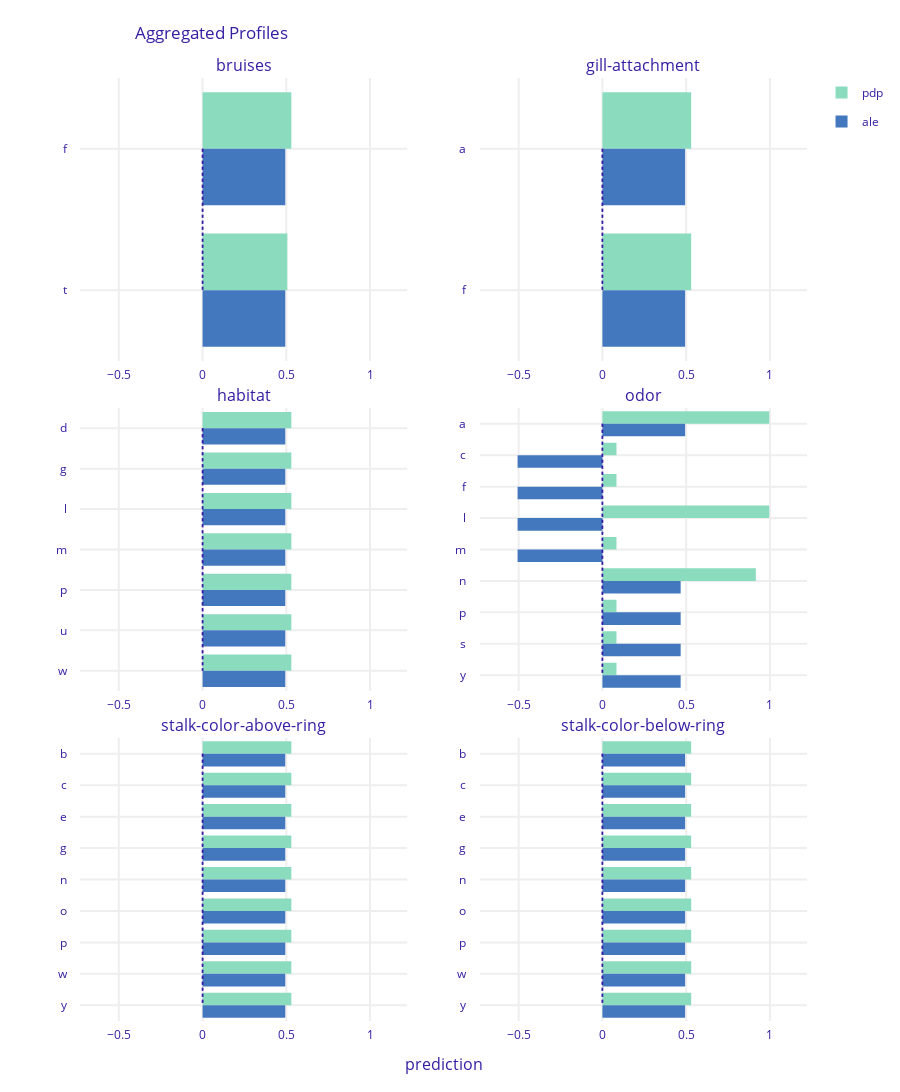

Notebook cell for this chart:
### Markdown cell above
# Variable Importance - DecisionTree

### Code cell
ale_num = expdt.model_profile(type = 'accumulated', variables=["bruises","gill-attachment","stalk-color-above-ring","habitat", "odor", "stalk-color-below-ring"],variable_type='categorical')
ale_num.result["_label_"] = 'ale'
pdp_num = expdt.model_profile(type = 'partial', variables=["bruises","gill-attachment","stalk-color-above-ring","habitat", "odor", "stalk-color-below-ring"],variable_type='categorical')
pdp_num.result["_label_"] = 'pdp'
pdp_num.plot(ale_num)

### Figure 1 — Plotly figure (JSON) as saved in the notebook; plotly's stock layout.template omitted (floating-point values rounded to 4 significant figures)
{"data": [{"base": 0, "hoverinfo": "text", "hoverlabel": {"bgcolor": "rgba(0,0,0,0.8)"}, "hovertext": ["bruises: f<br>average prediction: 0.53<br>label: pdp<br><br>mean observation prediction: <br>0.53", "bruises: t<br>average prediction: 0.506<br>label: pdp<br><br>mean observation prediction: <br>0.53"], "legendgroup": "pdp", "marker": {"color": "#8bdcbe"}, "name": "pdp", "orientation": "h", "showlegend": true, "type": "bar", "x": [0.53, 0.506], "xaxis": "x", "y": ["f", "t"], "yaxis": "y"}, {"base": 0, "hoverinfo": "text", "hoverlabel": {"bgcolor": "rgba(0,0,0,0.8)"}, "hovertext": ["bruises: f<br>average prediction: 0.4936315789473684<br>label: ale<br><br>mean observation prediction: <br>0.53", "bruises: t<br>average prediction: 0.4936315789473684<br>label: ale<br><br>mean observation prediction: <br>0.53"], "legendgroup": "ale", "marker": {"color": "#4378bf"}, "name": "ale", "orientation": "h", "showlegend": true, "type": "bar", "x": [0.4936, 0.4936], "xaxis": "x", "y": ["f", "t"], "yaxis": "y"}, {"base": 0, "hoverinfo": "text", "hoverlabel": {"bgcolor": "rgba(0,0,0,0.8)"}, "hovertext": ["gill-attachment: a<br>average prediction: 0.53<br>label: pdp<br><br>mean observation prediction: <br>0.53", "gill-attachment: f<br>average prediction: 0.53<br>label: pdp<br><br>mean observation prediction: <br>0.53"], "legendgroup": "pdp", "marker": {"color": "#8bdcbe"}, "name": "pdp", "orientation": "h", "showlegend": false, "type": "bar", "x": [0.53, 0.53], "xaxis": "x2", "y": ["a", "f"], "yaxis": "y2"}, {"base": 0, "hoverinfo": "text", "hoverlabel": {"bgcolor": "rgba(0,0,0,0.8)"}, "hovertext": ["gill-attachment: a<br>average prediction: 0.4936315789473684<br>label: ale<br><br>mean observation prediction: <br>0.53", "gill-attachment: f<br>average prediction: 0.4936315789473684<br>label: ale<br><br>mean observation prediction: <br>0.53"], "legendgroup": "ale", "marker": {"color": "#4378bf"}, "name": "ale", "orientation": "h", "showlegend": false, "type": "bar", "x": [0.4936, 0.4936], "xaxis": "x2", "y": ["a", "f"], "yaxis": "y2"}, {"base": 0, "hoverinfo": "text", "hoverlabel": {"bgcolor": "rgba(0,0,0,0.8)"}, "hovertext": ["habitat: d<br>average prediction: 0.53<br>label: pdp<br><br>mean observation prediction: <br>0.53", "habitat: g<br>average prediction: 0.53<br>label: pdp<br><br>mean observation prediction: <br>0.53", "habitat: l<br>average prediction: 0.53<br>label: pdp<br><br>mean observation prediction: <br>0.53", "habitat: m<br>average prediction: 0.53<br>label: pdp<br><br>mean observation prediction: <br>0.53", "habitat: p<br>average prediction: 0.53<br>label: pdp<br><br>mean observation prediction: <br>0.53", "habitat: u<br>average prediction: 0.53<br>label: pdp<br><br>mean observation prediction: <br>0.53", "habitat: w<br>average prediction: 0.53<br>label: pdp<br><br>mean observation prediction: <br>0.53"], "legendgroup": "pdp", "marker": {"color": "#8bdcbe"}, "name": "pdp", "orientation": "h", "showlegend": false, "type": "bar", "x": [0.53, 0.53, 0.53, 0.53, 0.53, 0.53, 0.53], "xaxis": "x3", "y": ["d", "g", "l", "m", "p", "u", "w"], "yaxis": "y3"}, {"base": 0, "hoverinfo": "text", "hoverlabel": {"bgcolor": "rgba(0,0,0,0.8)"}, "hovertext": ["habitat: d<br>average prediction: 0.4936315789473684<br>label: ale<br><br>mean observation prediction: <br>0.53", "habitat: g<br>average prediction: 0.4936315789473684<br>label: ale<br><br>mean observation prediction: <br>0.53", "habitat: l<br>average prediction: 0.4936315789473684<br>label: ale<br><br>mean observation prediction: <br>0.53", "habitat: m<br>average prediction: 0.4936315789473684<br>label: ale<br><br>mean observation prediction: <br>0.53", "habitat: p<br>average prediction: 0.4936315789473684<br>label: ale<br><br>mean observation prediction: <br>0.53", "habitat: u<br>average prediction: 0.4936315789473684<br>label: ale<br><br>mean observation prediction: <br>0.53", "habitat: w<br>average prediction: 0.4936315789473684<br>label: ale<br><br>mean observation prediction: <br>0.53"], "legendgroup": "ale", "marker": {"color": "#4378bf"}, "name": "ale", "orientation": "h", "showlegend": false, "type": "bar", "x": [0.4936, 0.4936, 0.4936, 0.4936, 0.4936, 0.4936, 0.4936], "xaxis": "x3", "y": ["d", "g", "l", "m", "p", "u", "w"], "yaxis": "y3"}, {"base": 0, "hoverinfo": "text", "hoverlabel": {"bgcolor": "rgba(0,0,0,0.8)"}, "hovertext": ["odor: a<br>average prediction: 0.996<br>label: pdp<br><br>mean observation prediction: <br>0.53", "odor: c<br>average prediction: 0.084<br>label: pdp<br><br>mean observation prediction: <br>0.53", "odor: f<br>average prediction: 0.084<br>label: pdp<br><br>mean observation prediction: <br>0.53", "odor: l<br>average prediction: 0.996<br>label: pdp<br><br>mean observation prediction: <br>0.53", "odor: m<br>average prediction: 0.084<br>label: pdp<br><br>mean observation prediction: <br>0.53", "odor: n<br>average prediction: 0.916<br>label: pdp<br><br>mean observation prediction: <br>0.53", "odor: p<br>average prediction: 0.084<br>label: pdp<br><br>mean observation prediction: <br>0.53", "odor: s<br>average prediction: 0.084<br>label: pdp<br><br>mean observation prediction: <br>0.53", "odor: y<br>average prediction: 0.084<br>label: pdp<br><br>mean observation prediction: <br>0.53"], "legendgroup": "pdp", "marker": {"color": "#8bdcbe"}, "name": "pdp", "orientation": "h", "showlegend": false, "type": "bar", "x": [0.996, 0.084, 0.084, 0.996, 0.084, 0.916, 0.084, 0.084, 0.084], "xaxis": "x4", "y": ["a", "c", "f", "l", "m", "n", "p", "s", "y"], "yaxis": "y4"}, {"base": 0, "hoverinfo": "text", "hoverlabel": {"bgcolor": "rgba(0,0,0,0.8)"}, "hovertext": ["odor: a<br>average prediction: 0.4936315789473684<br>label: ale<br><br>mean observation prediction: <br>0.53", "odor: c<br>average prediction: -0.5063684210526316<br>label: ale<br><br>mean observation prediction: <br>0.53", "odor: f<br>average prediction: -0.5063684210526316<br>label: ale<br><br>mean observation prediction: <br>0.53", "odor: l<br>average prediction: -0.5063684210526316<br>label: ale<br><br>mean observation prediction: <br>0.53", "odor: m<br>average prediction: -0.5063684210526316<br>label: ale<br><br>mean observation prediction: <br>0.53", "odor: n<br>average prediction: 0.4670829063809967<br>label: ale<br><br>mean observation prediction: <br>0.53", "odor: p<br>average prediction: 0.4670829063809967<br>label: ale<br><br>mean observation prediction: <br>0.53", "odor: s<br>average prediction: 0.4670829063809967<br>label: ale<br><br>mean observation prediction: <br>0.53", "odor: y<br>average prediction: 0.4670829063809967<br>label: ale<br><br>mean observation prediction: <br>0.53"], "legendgroup": "ale", "marker": {"color": "#4378bf"}, "name": "ale", "orientation": "h", "showlegend": false, "type": "bar", "x": [0.4936, -0.5064, -0.5064, -0.5064, -0.5064, 0.4671, 0.4671, 0.4671, 0.4671], "xaxis": "x4", "y": ["a", "c", "f", "l", "m", "n", "p", "s", "y"], "yaxis": "y4"}, {"base": 0, "hoverinfo": "text", "hoverlabel": {"bgcolor": "rgba(0,0,0,0.8)"}, "hovertext": ["stalk-color-above-ring: b<br>average prediction: 0.53<br>label: pdp<br><br>mean observation prediction: <br>0.53", "stalk-color-above-ring: c<br>average prediction: 0.53<br>label: pdp<br><br>mean observation prediction: <br>0.53", "stalk-color-above-ring: e<br>average prediction: 0.53<br>label: pdp<br><br>mean observation prediction: <br>0.53", "stalk-color-above-ring: g<br>average prediction: 0.53<br>label: pdp<br><br>mean observation prediction: <br>0.53", "stalk-color-above-ring: n<br>average prediction: 0.53<br>label: pdp<br><br>mean observation prediction: <br>0.53", "stalk-color-above-ring: o<br>average prediction: 0.53<br>label: pdp<br><br>mean observation prediction: <br>0.53", "stalk-color-above-ring: p<br>average prediction: 0.53<br>label: pdp<br><br>mean observation prediction: <br>0.53", "stalk-color-above-ring: w<br>average prediction: 0.53<br>label: pdp<br><br>mean observation prediction: <br>0.53", "stalk-color-above-ring: y<br>average prediction: 0.53<br>label: pdp<br><br>mean observation prediction: <br>0.53"], "legendgroup": "pdp", "marker": {"color": "#8bdcbe"}, "name": "pdp", "orientation": "h", "showlegend": false, "type": "bar", "x": [0.53, 0.53, 0.53, 0.53, 0.53, 0.53, 0.53, 0.53, 0.53], "xaxis": "x5", "y": ["b", "c", "e", "g", "n", "o", "p", "w", "y"], "yaxis": "y5"}, {"base": 0, "hoverinfo": "text", "hoverlabel": {"bgcolor": "rgba(0,0,0,0.8)"}, "hovertext": ["stalk-color-above-ring: b<br>average prediction: 0.4936315789473684<br>label: ale<br><br>mean observation prediction: <br>0.53", "stalk-color-above-ring: c<br>average prediction: 0.4936315789473684<br>label: ale<br><br>mean observation prediction: <br>0.53", "stalk-color-above-ring: e<br>average prediction: 0.4936315789473684<br>label: ale<br><br>mean observation prediction: <br>0.53", "stalk-color-above-ring: g<br>average prediction: 0.4936315789473684<br>label: ale<br><br>mean observation prediction: <br>0.53", "stalk-color-above-ring: n<br>average prediction: 0.4936315789473684<br>label: ale<br><br>mean observation prediction: <br>0.53", "stalk-color-above-ring: o<br>average prediction: 0.4936315789473684<br>label: ale<br><br>mean observation prediction: <br>0.53", "stalk-color-above-ring: p<br>average prediction: 0.4936315789473684<br>label: ale<br><br>mean observation prediction: <br>0.53", "stalk-color-above-ring: w<br>average prediction: 0.4936315789473684<br>label: ale<br><br>mean observation prediction: <br>0.53", "stalk-color-above-ring: y<br>average prediction: 0.4936315789473684<br>label: ale<br><br>mean observation prediction: <br>0.53"], "legendgroup": "ale", "marker": {"color": "#4378bf"}, "name": "ale", "orientation": "h", "showlegend": false, "type": "bar", "x": [0.4936, 0.4936, 0.4936, 0.4936, 0.4936, 0.4936, 0.4936, 0.4936, 0.4936], "xaxis": "x5", "y": ["b", "c", "e", "g", "n", "o", "p", "w", "y"], "yaxis": "y5"}, {"base": 0, "hoverinfo": "text", "hoverlabel": {"bgcolor": "rgba(0,0,0,0.8)"}, "hovertext": ["stalk-color-below-ring: b<br>average prediction: 0.53<br>label: pdp<br><br>mean observation prediction: <br>0.53", "stalk-color-below-ring: c<br>average prediction: 0.53<br>label: pdp<br><br>mean observation prediction: <br>0.53", "stalk-color-below-ring: e<br>average prediction: 0.53<br>label: pdp<br><br>mean observation prediction: <br>0.53", "stalk-color-below-ring: g<br>average prediction: 0.53<br>label: pdp<br><br>mean observation prediction: <br>0.53", "stalk-color-below-ring: n<br>average prediction: 0.53<br>label: pdp<br><br>mean observation prediction: <br>0.53", "stalk-color-below-ring: o<br>average prediction: 0.53<br>label: pdp<br><br>mean observation prediction: <br>0.53", "stalk-color-below-ring: p<br>average prediction: 0.53<br>label: pdp<br><br>mean observation prediction: <br>0.53", "stalk-color-below-ring: w<br>average prediction: 0.53<br>label: pdp<br><br>mean observation prediction: <br>0.53", "stalk-color-below-ring: y<br>average prediction: 0.53<br>label: pdp<br><br>mean observation prediction: <br>0.53"], "legendgroup": "pdp", "marker": {"color": "#8bdcbe"}, "name": "pdp", "orientation": "h", "showlegend": false, "type": "bar", "x": [0.53, 0.53, 0.53, 0.53, 0.53, 0.53, 0.53, 0.53, 0.53], "xaxis": "x6", "y": ["b", "c", "e", "g", "n", "o", "p", "w", "y"], "yaxis": "y6"}, {"base": 0, "hoverinfo": "text", "hoverlabel": {"bgcolor": "rgba(0,0,0,0.8)"}, "hovertext": ["stalk-color-below-ring: b<br>average prediction: 0.4936315789473684<br>label: ale<br><br>mean observation prediction: <br>0.53", "stalk-color-below-ring: c<br>average prediction: 0.4936315789473684<br>label: ale<br><br>mean observation prediction: <br>0.53", "stalk-color-below-ring: e<br>average prediction: 0.4936315789473684<br>label: ale<br><br>mean observation prediction: <br>0.53", "stalk-color-below-ring: g<br>average prediction: 0.4936315789473684<br>label: ale<br><br>mean observation prediction: <br>0.53", "stalk-color-below-ring: n<br>average prediction: 0.4936315789473684<br>label: ale<br><br>mean observation prediction: <br>0.53", "stalk-color-below-ring: o<br>average prediction: 0.4936315789473684<br>label: ale<br><br>mean observation prediction: <br>0.53", "stalk-color-below-ring: p<br>average prediction: 0.4936315789473684<br>label: ale<br><br>mean observation prediction: <br>0.53", "stalk-color-below-ring: w<br>average prediction: 0.4936315789473684<br>label: ale<br><br>mean observation prediction: <br>0.53", "stalk-color-below-ring: y<br>average prediction: 0.4936315789473684<br>label: ale<br><br>mean observation prediction: <br>0.53"], "legendgroup": "ale", "marker": {"color": "#4378bf"}, "name": "ale", "orientation": "h", "showlegend": false, "type": "bar", "x": [0.4936, 0.4936, 0.4936, 0.4936, 0.4936, 0.4936, 0.4936, 0.4936, 0.4936], "xaxis": "x6", "y": ["b", "c", "e", "g", "n", "o", "p", "w", "y"], "yaxis": "y6"}], "layout": {"annotations": [{"font": {"size": 16}, "showarrow": false, "text": "bruises", "x": 0.225, "xanchor": "center", "xref": "paper", "y": 1, "yanchor": "bottom", "yref": "paper"}, {"font": {"size": 16}, "showarrow": false, "text": "gill-attachment", "x": 0.775, "xanchor": "center", "xref": "paper", "y": 1, "yanchor": "bottom", "yref": "paper"}, {"font": {"size": 16}, "showarrow": false, "text": "habitat", "x": 0.225, "xanchor": "center", "xref": "paper", "y": 0.65, "yanchor": "bottom", "yref": "paper"}, {"font": {"size": 16}, "showarrow": false, "text": "odor", "x": 0.775, "xanchor": "center", "xref": "paper", "y": 0.65, "yanchor": "bottom", "yref": "paper"}, {"font": {"size": 16}, "showarrow": false, "text": "stalk-color-above-ring", "x": 0.225, "xanchor": "center", "xref": "paper", "y": 0.3, "yanchor": "bottom", "yref": "paper"}, {"font": {"size": 16}, "showarrow": false, "text": "stalk-color-below-ring", "x": 0.775, "xanchor": "center", "xref": "paper", "y": 0.3, "yanchor": "bottom", "yref": "paper"}, {"font": {"size": 16}, "showarrow": false, "text": "prediction", "x": 0.5, "xanchor": "center", "xref": "paper", "y": 0, "yanchor": "top", "yref": "paper", "yshift": -30}], "font": {"color": "#371ea3"}, "height": 1169, "hovermode": "closest", "margin": {"b": 71, "r": 30, "t": 78}, "shapes": [{"line": {"color": "#371ea3", "dash": "dot", "width": 1.5}, "type": "line", "x0": 0, "x1": 0, "xref": "x", "y0": 0, "y1": 1, "yref": "y"}, {"line": {"color": "#371ea3", "dash": "dot", "width": 1.5}, "type": "line", "x0": 0, "x1": 0, "xref": "x", "y0": 0, "y1": 1, "yref": "y"}, {"line": {"color": "#371ea3", "dash": "dot", "width": 1.5}, "type": "line", "x0": 0, "x1": 0, "xref": "x2", "y0": 0, "y1": 1, "yref": "y2"}, {"line": {"color": "#371ea3", "dash": "dot", "width": 1.5}, "type": "line", "x0": 0, "x1": 0, "xref": "x2", "y0": 0, "y1": 1, "yref": "y2"}, {"line": {"color": "#371ea3", "dash": "dot", "width": 1.5}, "type": "line", "x0": 0, "x1": 0, "xref": "x3", "y0": 0, "y1": 6, "yref": "y3"}, {"line": {"color": "#371ea3", "dash": "dot", "width": 1.5}, "type": "line", "x0": 0, "x1": 0, "xref": "x3", "y0": 0, "y1": 6, "yref": "y3"}, {"line": {"color": "#371ea3", "dash": "dot", "width": 1.5}, "type": "line", "x0": 0, "x1": 0, "xref": "x4", "y0": 0, "y1": 8, "yref": "y4"}, {"line": {"color": "#371ea3", "dash": "dot", "width": 1.5}, "type": "line", "x0": 0, "x1": 0, "xref": "x4", "y0": 0, "y1": 8, "yref": "y4"}, {"line": {"color": "#371ea3", "dash": "dot", "width": 1.5}, "type": "line", "x0": 0, "x1": 0, "xref": "x5", "y0": 0, "y1": 8, "yref": "y5"}, {"line": {"color": "#371ea3", "dash": "dot", "width": 1.5}, "type": "line", "x0": 0, "x1": 0, "xref": "x5", "y0": 0, "y1": 8, "yref": "y5"}, {"line": {"color": "#371ea3", "dash": "dot", "width": 1.5}, "type": "line", "x0": 0, "x1": 0, "xref": "x6", "y0": 0, "y1": 8, "yref": "y6"}, {"line": {"color": "#371ea3", "dash": "dot", "width": 1.5}, "type": "line", "x0": 0, "x1": 0, "xref": "x6", "y0": 0, "y1": 8, "yref": "y6"}], "title": {"text": "Aggregated Profiles", "x": 0.15}, "xaxis": {"anchor": "y", "automargin": true, "domain": [0, 0.45], "fixedrange": true, "gridwidth": 2, "range": [-0.7317, 1.221], "tickcolor": "white", "ticklen": 3, "ticks": "outside", "type": "linear", "zeroline": false}, "xaxis2": {"anchor": "y2", "automargin": true, "domain": [0.55, 1], "fixedrange": true, "gridwidth": 2, "range": [-0.7317, 1.221], "tickcolor": "white", "ticklen": 3, "ticks": "outside", "type": "linear", "zeroline": false}, "xaxis3": {"anchor": "y3", "automargin": true, "domain": [0, 0.45], "fixedrange": true, "gridwidth": 2, "range": [-0.7317, 1.221], "tickcolor": "white", "ticklen": 3, "ticks": "outside", "type": "linear", "zeroline": false}, "xaxis4": {"anchor": "y4", "automargin": true, "domain": [0.55, 1], "fixedrange": true, "gridwidth": 2, "range": [-0.7317, 1.221], "tickcolor": "white", "ticklen": 3, "ticks": "outside", "type": "linear", "zeroline": false}, "xaxis5": {"anchor": "y5", "automargin": true, "domain": [0, 0.45], "fixedrange": true, "gridwidth": 2, "range": [-0.7317, 1.221], "tickcolor": "white", "ticklen": 3, "ticks": "outside", "type": "linear", "zeroline": false}, "xaxis6": {"anchor": "y6", "automargin": true, "domain": [0.55, 1], "fixedrange": true, "gridwidth": 2, "range": [-0.7317, 1.221], "tickcolor": "white", "ticklen": 3, "ticks": "outside", "type": "linear", "zeroline": false}, "yaxis": {"anchor": "x", "automargin": true, "autorange": "reversed", "domain": [0.7, 1], "fixedrange": true, "gridwidth": 2, "tickcolor": "white", "ticklen": 10, "ticks": "outside", "type": "category"}, "yaxis2": {"anchor": "x2", "automargin": true, "autorange": "reversed", "domain": [0.7, 1], "fixedrange": true, "gridwidth": 2, "tickcolor": "white", "ticklen": 10, "ticks": "outside", "type": "category"}, "yaxis3": {"anchor": "x3", "automargin": true, "autorange": "reversed", "domain": [0.35, 0.65], "fixedrange": true, "gridwidth": 2, "tickcolor": "white", "ticklen": 10, "ticks": "outside", "type": "category"}, "yaxis4": {"anchor": "x4", "automargin": true, "autorange": "reversed", "domain": [0.35, 0.65], "fixedrange": true, "gridwidth": 2, "tickcolor": "white", "ticklen": 10, "ticks": "outside", "type": "category"}, "yaxis5": {"anchor": "x5", "automargin": true, "autorange": "reversed", "domain": [0, 0.3], "fixedrange": true, "gridwidth": 2, "tickcolor": "white", "ticklen": 10, "ticks": "outside", "type": "category"}, "yaxis6": {"anchor": "x6", "automargin": true, "autorange": "reversed", "domain": [0, 0.3], "fixedrange": true, "gridwidth": 2, "tickcolor": "white", "ticklen": 10, "ticks": "outside", "type": "category"}}}
